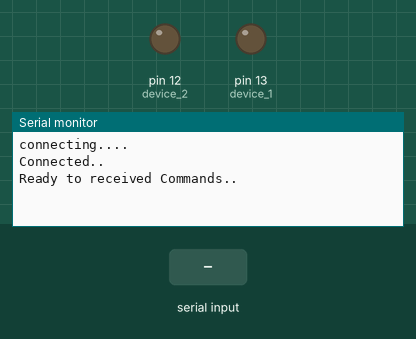
Simulated run of this sketch. Board: Arduino Uno, built with avr-gcc and run on an emulated ATmega328P. On the bench: output pins drawn as LEDs (lit = HIGH), the last lines printed to the serial monitor. Inputs (shaded band) come from the test bench. The modem accepts every AT command (registered, SIM ready, sends succeed) and sends nothing else.

Above: at 4.2 s.
4.3 s: "OK\n" received over the second serial link
At 5.6 s:
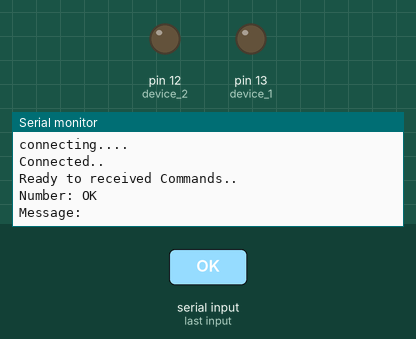
5.9 s: "D1 ON\n" received over the second serial link
At 7.2 s:
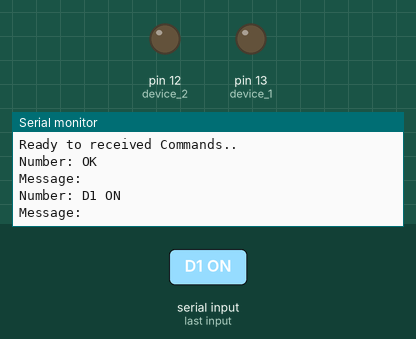
7.5 s: "D1 OFF\n" received over the second serial link
At 8.4 s:
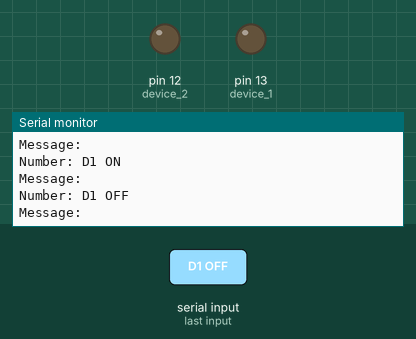

Measured:
- after the input at 4.3 s, the serial monitor: prints a new line after 0.11 s (image 1)
- after the input at 5.9 s, the serial monitor: prints a new line after 0.11 s (image 2)
- after the input at 7.5 s, the serial monitor: prints a new line after 0.11 s (image 3)

The sketch:

Handle_Electrical_Equipments_Using_SMS_by_Tronics_Lk.ino
```cpp
/* SUBSCRIBE 'Tronics Lk' YouTube Channel to get latest Electronics and Programming Tutorials

   Wiring Guide
   ============
   GSM Module >
              Tx Pin >  8 Pin
              Rx Pin >  9 Pin
              Gnd Pin > Gnd Pin
              Vcc Pin > 3.7V - 4.2V (Power supply should be 2A)


   Device 1 (LED 1) > 13
   Device 1 (LED 2) > 12

*/

#include <SoftwareSerial.h>

//GSM Module TX is connected to Arduino D8
#define SIM800_TX_PIN 2

//GSM Module RX is connected to Arduino D9
#define SIM800_RX_PIN 3

SoftwareSerial mySerial(SIM800_TX_PIN, SIM800_RX_PIN); //Create software serial object to communicate with GSM Module

int device_1 = 13; // attach pin D13 of Arduino to Device-1
int device_2 = 12; // attach pin D13 of Arduino to Device-2

// defines variables
int index = 0;
String number = "";
String message = "";

char incomingByte;
String incomingData;
bool atCommand = true;

void setup()
{
  Serial.begin(9600); // Serial Communication for Serial Monitor is starting with 9600 of baudrate speed
  mySerial.begin(9600); // Serial Communication for GSM Module is starting with 9600 of baudrate speed

  pinMode(device_1, OUTPUT); //Sets the device_1 as an OUTPUT
  pinMode(device_2, OUTPUT); //Sets the device_2 as an OUTPUT

  digitalWrite(device_1, LOW); //Sets the device_1 in to OFF state at the beginning
  digitalWrite(device_2, LOW); //Sets the device_2 in to OFF state at the beginning


  // Check if you're currently connected to SIM800L
  while (!mySerial.available()) {
    mySerial.println("AT");
    delay(1000);
    Serial.println("connecting....");
  }

  Serial.println("Connected..");

  mySerial.println("AT+CMGF=1");  //Set SMS Text Mode
  delay(1000);
  mySerial.println("AT+CNMI=1,2,0,0,0");  //procedure, how to receive messages from the network
  delay(1000);
  mySerial.println("AT+CMGL=\"REC UNREAD\""); // Read unread messages

  Serial.println("Ready to received Commands..");
}

void loop()
{
  if (mySerial.available()) {
    delay(100);

    // Serial buffer
    while (mySerial.available()) {
      incomingByte = mySerial.read();
      incomingData += incomingByte;
    }

    delay(10);
    if (atCommand == false) {
      receivedMessage(incomingData);
    } else {
      atCommand = false;
    }

    //delete messages to save memory
    if (incomingData.indexOf("OK") == -1) {
      mySerial.println("AT+CMGDA=\"DEL ALL\"");
      delay(1000);
      atCommand = true;
    }

    incomingData = "";
  }
}

void receivedMessage(String inputString) {

  //Get The number of the sender
  index = inputString.indexOf('"') + 1;
  inputString = inputString.substring(index);
  index = inputString.indexOf('"');
  number = inputString.substring(0, index);
  Serial.println("Number: " + number);

  //Get The Message of the sender
  index = inputString.indexOf("\n") + 1;
  message = inputString.substring(index);
  message.trim();
  Serial.println("Message: " + message);
  message.toUpperCase(); // uppercase the message received


  //turn Device 1 ON
  if (message.indexOf("D1 ON") > -1) {
    digitalWrite(device_1, HIGH);
    delay(1000);
    Serial.println("Command: Device 1 Turn On.");
  }

  //turn Device 1 OFF
  if (message.indexOf("D1 OFF") > -1) {
    digitalWrite(device_1, LOW);
    Serial.println("Command: Device 1 Turn Off.");
  }

  //turn Device 2 ON
  if (message.indexOf("D2 ON") > -1) {
    digitalWrite(device_2, HIGH);
    delay(1000);
    Serial.println("Command: Device 2 Turn On.");
  }

  //turn Device 2 OFF
  if (message.indexOf("D2 OFF") > -1) {
    digitalWrite(device_2, LOW);
    Serial.println("Command: Device 1 Turn Off.");
  }

  delay(50);// Added delay between two readings
}
```
